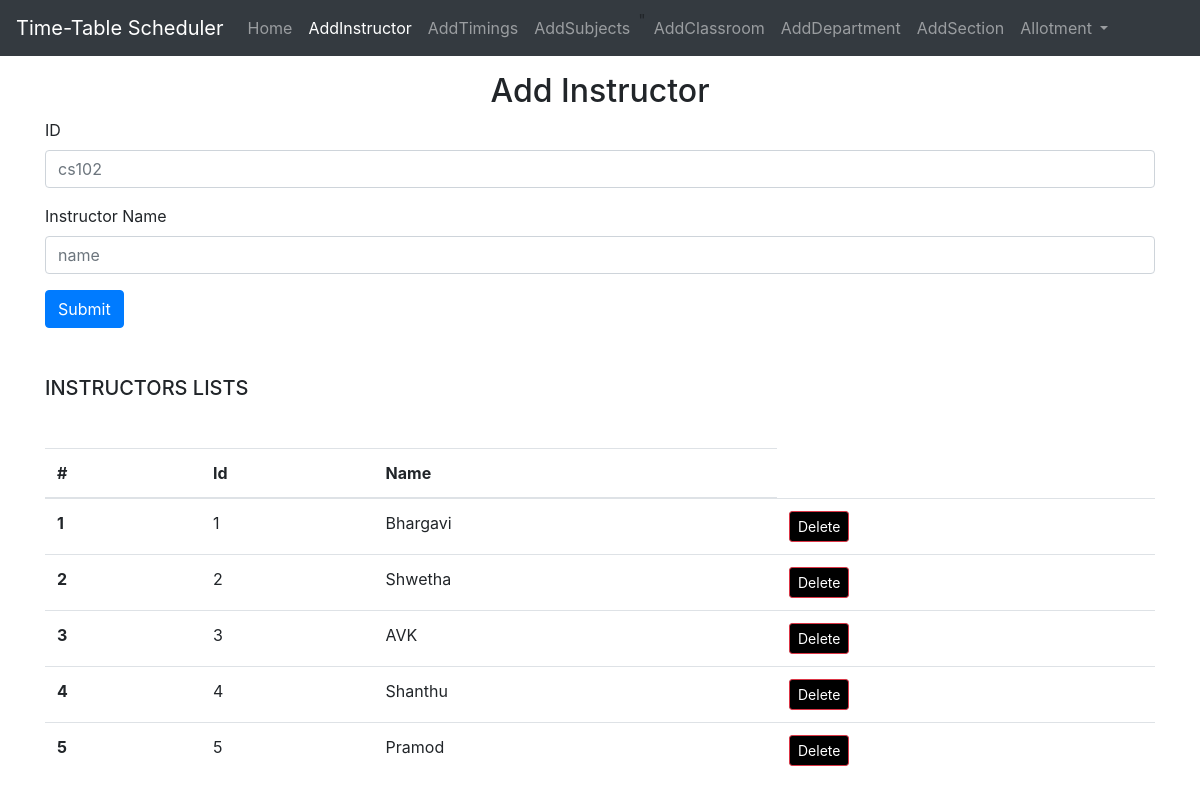
Screenshot of /addinstructor/ with the database file from the repository.
### home/models.py (models this page shows, shortened)
class Instructor(models.Model):
    instructorid = models.CharField(primary_key=True, max_length=10)
    name = models.CharField(max_length=100)

### home/views.py (the view, shortened to what this page needs)
# urls.py: path('addinstructor/',views.addinstructor,name="addinstructor"),
def addinstructor(request):
    context = {'success': False}
    allinst = Instructor.objects.all()
    context['addinstructor'] = allinst
    return render(request, 'addinstructor.html', context)

### templates/addinstructor.html (shortened to what this page needs)
{% extends "base.html" %}
{% block addinstructoractive %}active{% endblock addinstructoractive %}
{% block body %}
    <div class= "container my-3">
        <h2 class="text-center">Add Instructor </h2>
        <form action="" method="post">
            <div class="form-group">
              <label for="name">ID</label>
              <input type="text" class="form-control" id="instructorid" name="instructorid" placeholder="cs102">
            </div>
            <div class="form-group">
              <label for="name">Instructor Name</label>
              <input type="text" class="form-control" id="name" name="name" placeholder="name">
            </div>
            <button type="submit" class="btn btn-primary">Submit</button>
          </form>
      </div>
      <div class="container my-5">
        <h5>INSTRUCTORS LISTS</h5>
        <table class="table my-5">
          <thead>
            <tr>
              <th scope="col">#</th>
              <th scope="col">Id</th>
              <th scope="col">Name</th>
            </tr>
          </thead>
          <tbody>
          {% for instructor in addinstructor %}
    <tr>
      <th scope="row">{{ forloop.counter }}</th>
      <td>{{ instructor.instructorid }}</td>
      <td>{{ instructor.name }}</td>
      <td>
        <form action="{% url 'delete-instructor' instructor.instructorid %}" method="post">
          <button type="submit" class="btn btn-danger btn-sm" style="background-color:black">Delete</button>
        </form>
      </td>
      </tr>
      {% endfor %}
    </tbody>
        </table>
      </div>
    {% endblock body %}

### rows the page displays
Instructor: instructorid "1", name "Bhargavi"
Instructor: instructorid "2", name "Shwetha"
Instructor: instructorid "3", name "AVK"
Instructor: instructorid "4", name "Shanthu"
Instructor: instructorid "5", name "Pramod"
